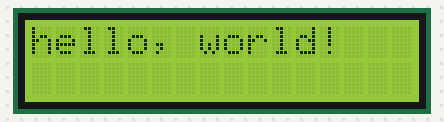
This sketch was run on a simulated ESP8266 (NodeMCU). On the bench: 16×2 character LCD.

Above: at 0.1 s.
At 3.0 s:
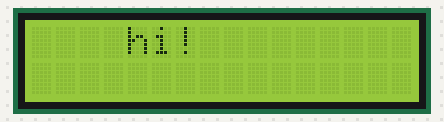
At 6.1 s:
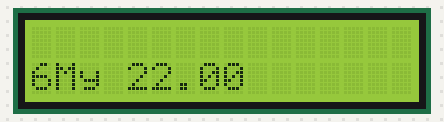
At 14.1 s:
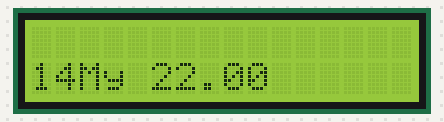
At 22.1 s:
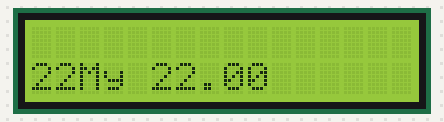
At 39.1 s:
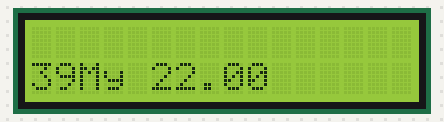

The sketch:

lcd.ino
```cpp
#include <LiquidCrystal.h>
const int RS = D2, EN = D3, d4 = D5, d5 = D6, d6 = D7, d7 = D8;
LiquidCrystal lcd(RS, EN, d4, d5, d6, d7);

void setup() {
                         // set up the LCD's number of columns and rows:
  lcd.begin(16, 2);
                      // Print a message to the LCD.
  lcd.print("hello, world!");
 // lcd.noBlink();
  delay(2000);
  // Turn on the blinking cursor:
 // lcd.blink();
 // delay(3000);

  lcd.clear();
  //lcd.setCursor(0, 0);

  lcd.print("hi!");
  for (int positionCounter = 0; positionCounter < 13; positionCounter++) {
    // scroll one position left:
    lcd.scrollDisplayRight();
    // wait a bit:
    delay(300);
  }
    lcd.clear();


}

void loop() {
  // set the cursor to column 0, line 1
  // (note: line 1 is the second row, since counting begins with 0):
  lcd.setCursor(0, 1);
  // print the number of seconds since reset:
  lcd.print(millis() / 1000);

  double a = 22.0;
  lcd.print("My "+String(a));
}
```

Measured:
- what the display in image 2 shows lasts 1.0 s, from 6.0 s to 7.0 s
